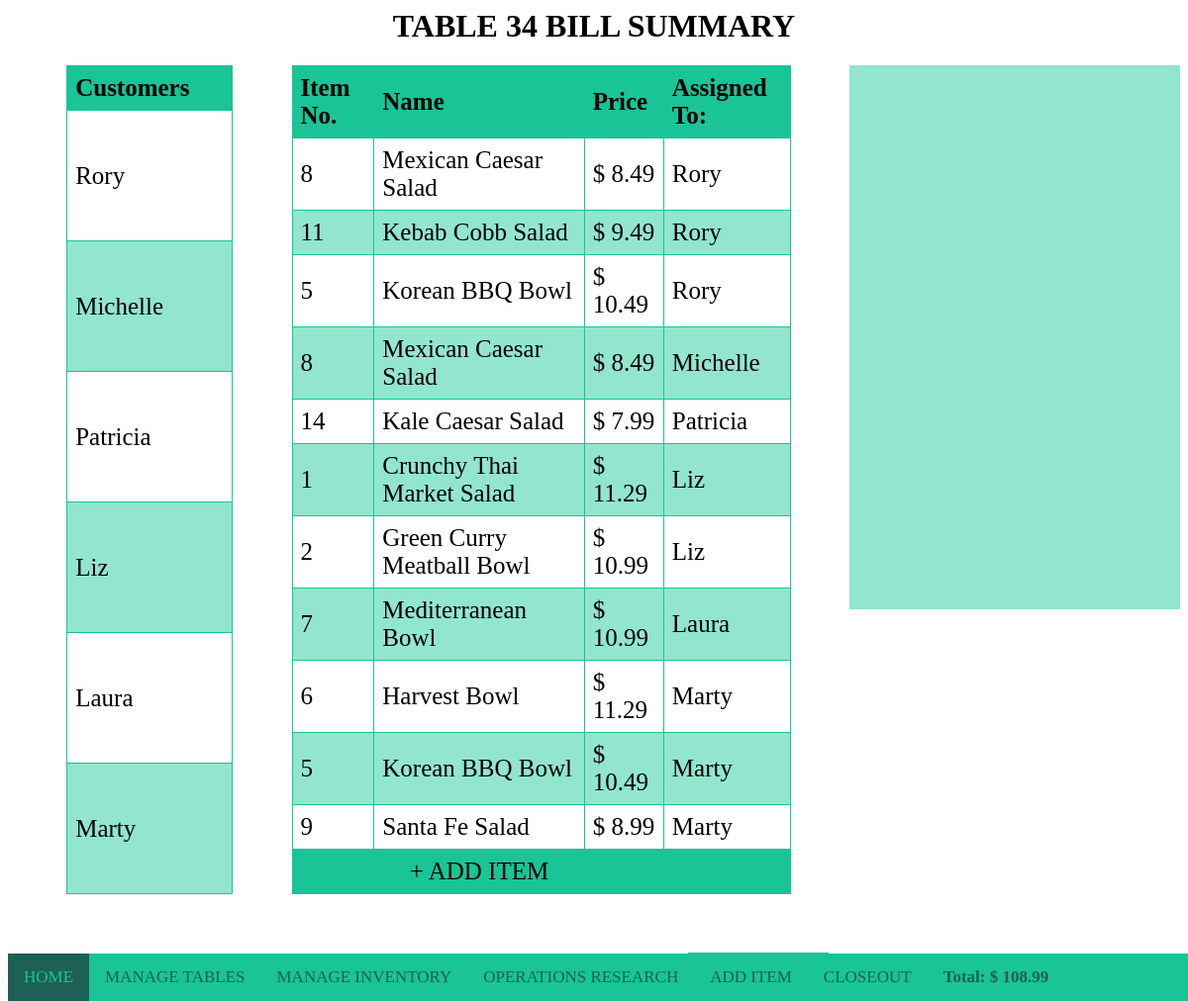
The app's page /manageTables/34/ with its own data.
### manageTables/models.py (models this page shows)
class Customer(models.Model):
    table = models.ForeignKey(ActiveTables,on_delete=models.CASCADE)
    name = models.CharField(max_length=200,null=True)

### home/models.py (models this page shows, shortened)
class Item(models.Model):
    item_id = models.IntegerField(default=0)
    item_name = models.CharField(max_length=200)
    price = models.FloatField(default=0)
    ingredients = models.CharField(max_length=200)
    calories = models.IntegerField(default=0)
    vegan = models.CharField(max_length=3)
    image = models.FilePathField(path=r'C:\Users\Alex\Documents\PythonPractice\databases\foodelf\home\images')
    description = models.CharField(max_length=200)

class Choice(models.Model):
    item = models.ForeignKey(Item,on_delete=models.CASCADE)
    quantity = models.IntegerField(default=0)
    table = models.ForeignKey(ActiveTables,on_delete=models.CASCADE,null=True)  #so choices can be associated to tables without having to be claimed by customers yet
    customer = models.ForeignKey(Customer,on_delete=models.CASCADE,null=True)   # so choices can be associated to specific customers
    date = models.DateTimeField('date of purchase')

### manageTables/views.py (the view)
# urls.py: path('<int:table_id>/', views.summary, name='summary'),
def summary(request, table_id):
    table = get_object_or_404(ActiveTables, pk=table_id)
    ordered_items = []
    subtotal = 0.0
    customer_list=[]
    choice_list = []
    menu_list = Item.objects.order_by('item_id')
    print(table.choice_set.all())
    for c in table.customer_set.all():
        print(c.choice_set.all().values_list('id',flat=True).order_by('id'))
    for customer in table.customer_set.all():
        customer_list.append(customer)
        for choice in customer.choice_set.all():
            print(f'customer set: {choice}')
            ordered_items.append(choice.item)
            choice_list.append(choice)
    for choice in table.choice_set.all():
            if any(choice.id in c.choice_set.all().values_list('id',flat=True).order_by('id')
                   for c in table.customer_set.all()):
                continue
            else:
                print(f'table set: {choice}')
                ordered_items.append(choice.item)
                choice_list.append(choice)
    for p in ordered_items:
        subtotal += p.price
    context = {'ordered_items':ordered_items,'subtotal':subtotal,'table_id':table_id,'customer_list':customer_list,
               'menu_list':menu_list,'c_list_index':len(customer_list),'choice_and_item':zip(ordered_items,choice_list)}
    return render(request, 'summary.html',context)

### manageTables/templates/summary.html (shortened to what this page needs)
{% load static %}
<html lang="en">
    <head>
        <link rel="stylesheet" type="text/css" href="{% static "manageTables/css/summary.css" %} ">
            {% load static %}
    </head>
    <body>
        <h1>TABLE {{table_id}} BILL SUMMARY</h1>
        <div class="parent-div" style="font-family: Quicksand-Regular;">
            <table width="15%" class="customer" id="_CustomerList" style="font-family: Quicksand-Regular;">
                <thead>
                <tr><th>Customers</th></tr>
                </thead>
                <tbody id="_cbody">
                {% for customer in customer_list %}
                        <tr>
                            <td>{{customer.name}}</td>
                        </tr>
                {% endfor %}
                </tbody>
            </table>
            <table border="1" cellpadding="5" class="bill" >
                <thead>
                    <tr>
                        <th>Item No.</th>
                        <th>Name</th>
                        <th>Price</th>
                        <th>Assigned To:</th>
                    </tr>
                </thead>
                <tbody style="font-family: Quicksand-Regular;">
                    {% for item,choice in choice_and_item %}
                        <tr>
                            <td>{{item.id}}</td>
                            <td><a href="#" onmouseover="showDescription(&quot;descript{{item.item_id}}&quot;);" onmouseout="closeDescription(&quot;descript{{item.item_id}}&quot;);">{{item.item_name}}</a></td>
                            {% load humanize %}
                            <td>$ {{item.price|floatformat:2}}</td>
                            <td>{{choice.customer.name}}</td>
                        </tr>
                    {% endfor %}
                </tbody>
                <tfoot style="align:right">
                    <td></td>
                    <td><a href="#" onClick="openForm(); return false;">+ ADD ITEM</a></td>
                    <td></td>
                    <td></td>
                </tfoot>
            </table>
            <div class="description-container" style="font-family: Quicksand-Regular;">
            </div>
        </div>
        <br><br>
        <p class="total">Total: $ {{subtotal|floatformat:2}}</p>
        <div class="navbar">
            <a href="{% url "home:index" %}" class="home">HOME</a>
            <a href="{% url "manageTables:index" %}">MANAGE TABLES</a>
            <a href="{% url 'manageInventory:inventoryMain' %}">MANAGE INVENTORY</a>
            <a href="#contact">OPERATIONS RESEARCH</a>
            <a href="#" onclick="openForm(); return false;" class="active">ADD ITEM</a>
            <a href="{% url 'manageTables:splitBills' table_id %}" class="active">CLOSEOUT</a>
            <a href="#"><strong>Total: $ {{subtotal|floatformat:2}}</strong></a>
        </div>
    </body>
</html>

### manageTables/static/manageTables/css/summary.css (style rules this page uses)
h1 { text-align: center; }
table.bill { font-family: Quicksand-Regular; text-align: center; margin-left: 5%; font-size: 25px; width: 45%; overflow-y: scroll; }
table.customer { font-family: Quicksand-Regular; text-align: center; margin-left: 5%; font-size: 25px; float: left; background-color: white; }
p.total { color: white; margin-left: 58%; font-family: Quicksand-Regular; font-size: 23px; background-color: #19C496; width: 12% }
table { font-family: Quicksand-Regular; border-collapse: collapse; border-radius: 6px; }
td, th { border: 1px solid #19C496; text-align: left; padding: 8px; }
tr:nth-child(even) { background-color: #92E6CD; }
thead { background-color: #19C496 }
tbody td a { color: black; text-decoration: none; }
tfoot { background-color: #19C496; padding-top: 40px; color: black; text-align: center; }
tfoot td { text-align: center; }
tfoot td a { color: black; }
a { text-decoration: none; }
.parent-div { display: flex; }
.description-container { background: #92E6CD; height: 550px; width: 353px; float: right; margin-left: 5%; }
.navbar { overflow: hidden; background-color: #19C496; position: fixed; bottom: 0; width: 100%; color: #1D6055; font-family: Quicksand-Regular; }
.navbar a { float: left; display: block; color: #1D6055; text-align: center; padding: 14px 16px; text-decoration: none; font-size: 17px; }
.navbar a.home { background-color: #1D6055; color: #19C496; }
.navbar a.active { background-color: #19C496; color: #1D6055; border-right: none; }

### records on screen
Customer: name "Rory"
Customer: name "Michelle"
Customer: name "Patricia"
Customer: name "Liz"
Customer: name "Laura"
Customer: name "Marty"
Item: id "8", item_name "Mexican Caesar Salad", price "8.49", customer.name "Rory", customer.name "Michelle"
Item: id "11", item_name "Kebab Cobb Salad", price "9.49", customer.name "Rory"
Item: id "5", item_name "Korean BBQ Bowl", price "10.49", customer.name "Rory", customer.name "Marty"
Item: id "14", item_name "Kale Caesar Salad", price "7.99", customer.name "Patricia"
Item: id "1", item_name "Crunchy Thai Market Salad", price "11.29", customer.name "Liz"
Item: id "2", item_name "Green Curry Meatball Bowl", price "10.99", customer.name "Liz"
Item: id "7", item_name "Mediterranean Bowl", price "10.99", customer.name "Laura"
Item: id "6", item_name "Harvest Bowl", price "11.29", customer.name "Marty"
Item: id "9", item_name "Santa Fe Salad", price "8.99", customer.name "Marty"

### other values on screen
{{ table_id }} "34"
{{ subtotal|floatformat:2 }} "108.99"
